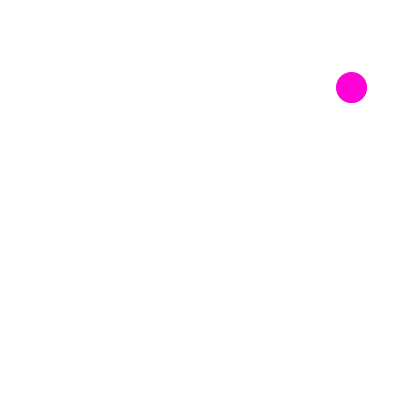
Frame 1 (no input)
Frame 60 (the mouse pressed at the canvas centre just before this capture): identical to frame 1, image omitted
Frame 120 (the mouse held since frame 60 and released just before this capture): identical to frame 1, image omitted

The Processing sketch that drew this single still picture (run headless with seeded random() and noise(); from frame 60 on, the mouse is pressed at the canvas centre):

// Processing sketch: sketch_140613_11
// ── sketch_140613_11.pde
float xRect,yRect;
float wRect,hRect;
float xE,yE,rE;
color cRect;
boolean flag;

void setupRect(){
  wRect = random(20,60);
  hRect = random(20,60);
  xRect = random(width-wRect);
  yRect = random(height-hRect);
  cRect = color(random(360),99,99);
  flag = true;
}

void setupEllipse(){
  rE = random(20,60);
  xE = random(width-rE);
  yE = random(height-rE);
  cRect = color(random(360),99,99);
  flag = false;
}

void setupgraph(){
  int t = int(random(0,2));
  if(t == 0){
    setupRect();
  }else{
    setupEllipse();
  }
}

void drawgraph(){
 if(flag){
    stroke(cRect);
    fill(cRect);
    rect(xRect,yRect,wRect,hRect);
 }else{
    stroke(cRect);
    fill(cRect);
    ellipse(xE,yE,rE,rE);
 }
}

void setup(){
  size(400,400);
  colorMode(HSB,359,99,99);
  int t = int(random(0,2));
  if(t == 0){
    setupRect();
  }else{
    setupEllipse();
  }
}

void draw(){
  background(0,0,99);
  drawgraph();
}

boolean between( float x, float a, float b){
  if( x > a && x < b ){
    return true;
  }else{
    return false;
  }
}

boolean inRect(float x,float y,
  float rx,float ry,float w,float h){
  if(between(x,rx,rx+w) && between(y, ry ,ry+h)){
    return true;
  }else{
    return false;
  }
}

boolean inEllipse(){
  if((mouseX-xE)*(mouseX-xE)+(mouseY-yE)*(mouseY-yE) < rE*rE){
    return true;
  }else{
    return false;
  }
}

void mouseClicked(){
  if(inRect(mouseX,mouseY,xRect,yRect,wRect,hRect)){
    setupgraph();
  }
  if(inEllipse()){
    setupgraph();
  }
}
